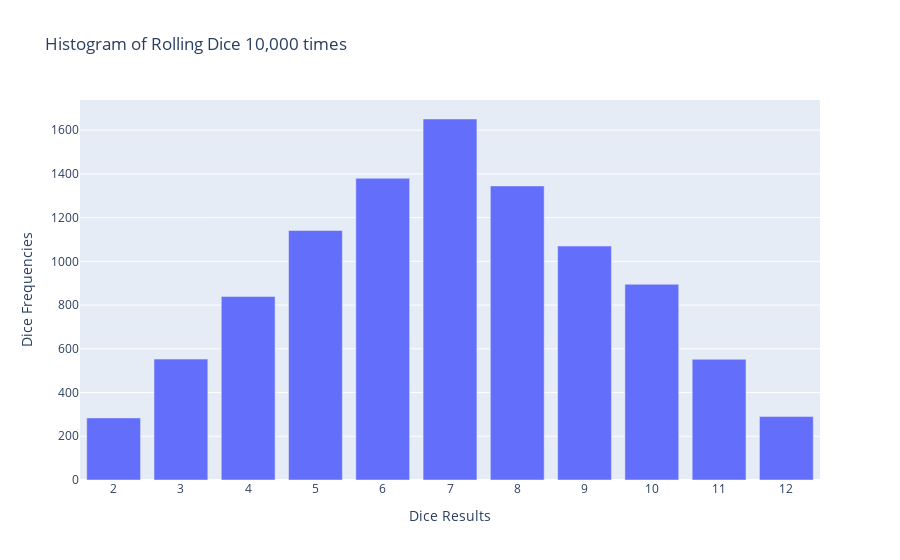

Notebook source saved alongside this figure:
### Markdown cell above
<h2>Plotting Barchart</h2>

### Code cell
x_data=list(range(2, highest_result+1))
data=[Bar(x=x_data,y=frequencies)]

x_axis_config={"title":"Dice Results","dtick":1}
y_axis_config={"title":"Dice Frequencies"}
my_layout=Layout(title="Histogram of Rolling Dice 10,000 times",
                xaxis=x_axis_config,yaxis=y_axis_config)
offline.iplot({"data":data, "layout":my_layout},filename="Rolling dice.html")

### Figure 1 — Plotly figure (JSON) as saved in the notebook; plotly's stock layout.template omitted (floating-point values rounded to 4 significant figures)
{"data": [{"type": "bar", "x": [2, 3, 4, 5, 6, 7, 8, 9, 10, 11, 12], "y": [284, 553, 839, 1141, 1380, 1651, 1345, 1070, 895, 552, 290]}], "layout": {"title": {"text": "Histogram of Rolling Dice 10,000 times"}, "xaxis": {"dtick": 1, "title": {"text": "Dice Results"}}, "yaxis": {"title": {"text": "Dice Frequencies"}}}}
